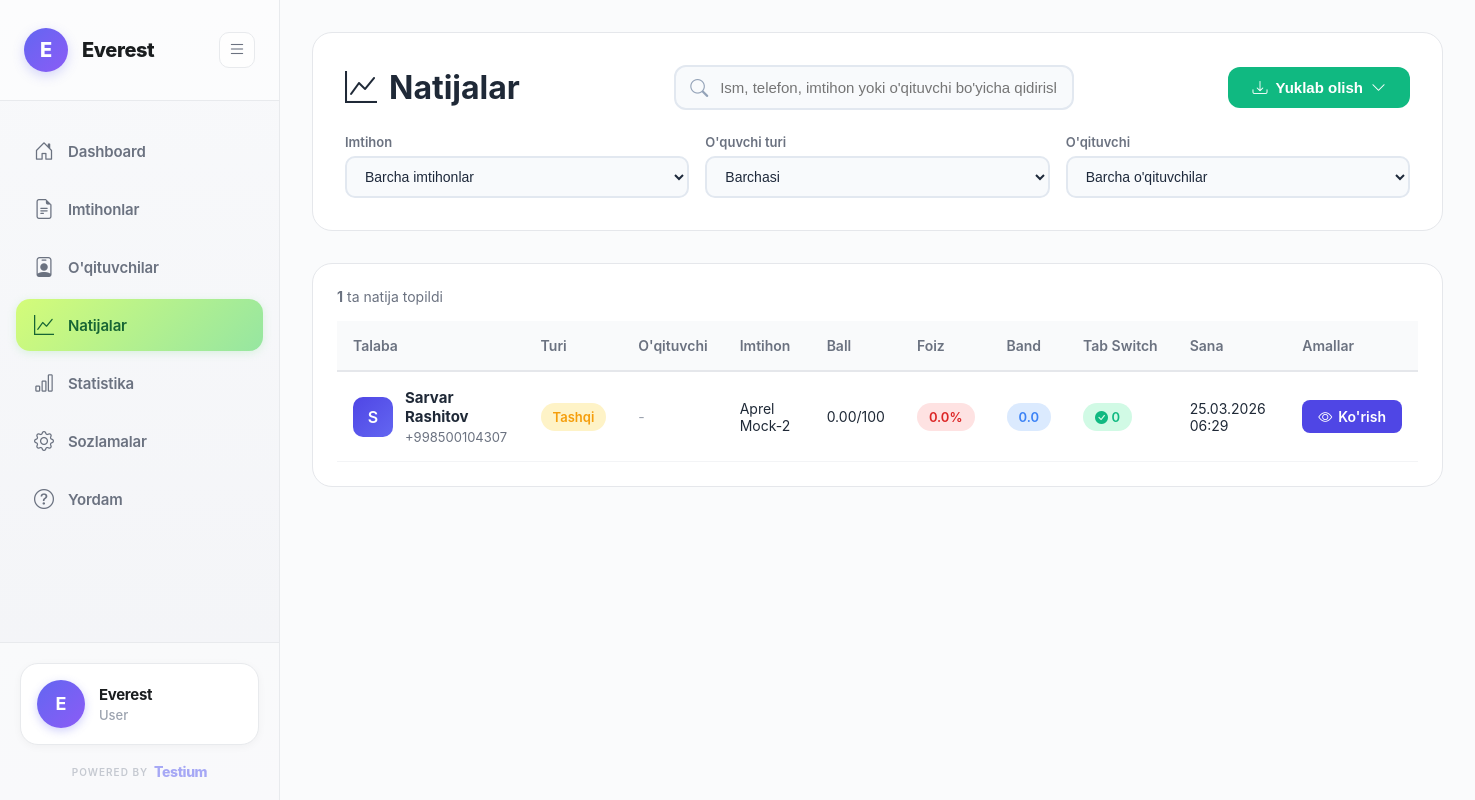
Page /results/ (signed in) on the committed database.
### organizations/models.py (models this page shows, shortened)
class Organization(AbstractUser):
    full_name = models.CharField(max_length=255, default='User')
    organization_name = models.CharField(max_length=255)
    email = models.EmailField(unique=True)
    phone = models.CharField(max_length=20, unique=True)
    created_at = models.DateTimeField(auto_now_add=True)
    updated_at = models.DateTimeField(auto_now=True)
    USERNAME_FIELD = 'email'
    REQUIRED_FIELDS = ['username', 'full_name', 'organization_name']
    class Meta:
        db_table = 'organizations'
        verbose_name = 'Organization'
        verbose_name_plural = 'Organizations'

### results/models.py (models this page shows, shortened)
class Result(models.Model):
    student = models.ForeignKey(Student, on_delete=models.CASCADE, related_name='results')
    exam = models.ForeignKey(Exam, on_delete=models.CASCADE, related_name='results')
    exam_link = models.ForeignKey(ExamLink, on_delete=models.SET_NULL, null=True, related_name='results')
    score = models.DecimalField(max_digits=5, decimal_places=2)
    total_points = models.IntegerField()
    percentage = models.DecimalField(max_digits=5, decimal_places=2)
    answers = models.JSONField(default=dict, help_text='JSON format: {"question_id": "answer"}')
    time_taken = models.IntegerField(help_text='Time taken in seconds', null=True, blank=True)
    started_at = models.DateTimeField()
    completed_at = models.DateTimeField(auto_now_add=True)
    tab_switches = models.IntegerField(default=0, help_text='Number of times student switched tabs')
    class Meta:
        db_table = 'results'
        ordering = ['-completed_at']
        indexes = [
            models.Index(fields=['exam', '-completed_at']),
            models.Index(fields=['student', '-completed_at']),
        ]
    @property
    def band_score(self):
        if self.percentage >= 90:
            return 9.0
        elif self.percentage >= 80:
            return 8.0
        elif self.percentage >= 70:
            return 7.0
        elif self.percentage >= 60:
            return 6.0
        elif self.percentage >= 50:
            return 5.0
        elif self.percentage >= 40:
            return 4.0
        elif self.percentage >= 30:
            return 3.0
        elif self.percentage >= 20:
            return 2.0
        elif self.percentage >= 10:
            return 1.0
        return 0.0

### students/models.py (models this page shows, shortened)
class Student(models.Model):
    STUDENT_TYPE_CHOICES = [
        ('institution', 'Muassasa o\'quvchisi'),
        ('external', 'Tashqi o\'quvchi'),
    ]
    first_name = models.CharField(max_length=100)
    last_name = models.CharField(max_length=100)
    phone = models.CharField(max_length=20)
    telegram_username = models.CharField(max_length=100, blank=True)
    email = models.EmailField(blank=True)
    student_type = models.CharField(max_length=20, choices=STUDENT_TYPE_CHOICES, default='external')
    teacher = models.ForeignKey('organizations.Teacher', on_delete=models.SET_NULL, null=True, blank=True, related_name='students', verbose_name="O'qituvchi")
    created_at = models.DateTimeField(auto_now_add=True)
    class Meta:
        db_table = 'students'
        ordering = ['-created_at']
    @property
    def full_name(self):
        return f"{self.first_name} {self.last_name}"

### exams/models.py (models this page shows, shortened)
class Exam(models.Model):
    organization = models.ForeignKey(settings.AUTH_USER_MODEL, on_delete=models.CASCADE, related_name='exams')
    title = models.CharField(max_length=255)
    description = models.TextField(blank=True)
    duration = models.IntegerField(help_text='Duration in minutes')
    is_active = models.BooleanField(default=True)
    created_at = models.DateTimeField(auto_now_add=True)
    updated_at = models.DateTimeField(auto_now=True)
    class Meta:
        db_table = 'exams'
        ordering = ['-created_at']

### results/views_mvt.py (the view, shortened to what this page needs)
@login_required
def results_list_view(request):
    from django.core.paginator import Paginator
    from django.db.models import Q
    results = Result.objects.filter(exam__organization=request.user).select_related('student', 'exam', 'student__teacher')
    search_query = request.GET.get('search', '').strip()
    exam_id = request.GET.get('exam_id')
    if exam_id:
        results = results.filter(exam_id=exam_id)
    student_type = request.GET.get('student_type')
    if student_type:
        results = results.filter(student__student_type=student_type)
    teacher_id = request.GET.get('teacher_id')
    if teacher_id:
        results = results.filter(student__teacher_id=teacher_id)
    results = results.order_by('-completed_at')
    paginator = Paginator(results, 10)  # 10 results per page
    page_number = request.GET.get('page', 1)
    page_obj = paginator.get_page(page_number)
    from exams.models import Exam
    from organizations.models import Teacher
    exams = Exam.objects.filter(organization=request.user)
    teachers = Teacher.objects.filter(organization=request.user, is_active=True)
    context = {
        'results': page_obj,
        'page_obj': page_obj,
        'exams': exams,
        'teachers': teachers,
        'selected_exam_id': exam_id,
        'selected_student_type': student_type,
        'selected_teacher_id': teacher_id,
        'search_query': search_query,
        'total_results': paginator.count
    }
    return render(request, 'results/results_list.html', context)

### templates/results/results_list.html (shortened to what this page needs)
{% extends 'base.html' %}
{% block content %}
<div class="page-container">
    <div class="page-header">
        <div class="header-top">
            <h1 class="page-title">
                <i class="bi bi-graph-up"></i>
                Natijalar
            </h1>
            <div class="search-box">
                <input type="text"
                       class="search-input"
                       placeholder="Ism, telefon, imtihon yoki o'qituvchi bo'yicha qidirish..."
                       value="{{ search_query }}"
                       id="searchInput"
                       oninput="debounceSearch()">
            </div>
            <div class="export-dropdown" id="exportDropdown">
                <button class="btn-export" onclick="toggleExportMenu(event)">
                    <i class="bi bi-download"></i>
                    Yuklab olish
                    <i class="bi bi-chevron-down"></i>
                </button>
            </div>
        </div>
        <form method="get" id="filterForm">
            <div class="filters-row">
                <div class="filter-group">
                    <label class="filter-label">Imtihon</label>
                    <select name="exam_id" class="filter-select" onchange="document.getElementById('filterForm').submit()">
                        <option value="">Barcha imtihonlar</option>
                    </select>
                </div>
                <div class="filter-group">
                    <label class="filter-label">O'quvchi turi</label>
                    <select name="student_type" class="filter-select" onchange="document.getElementById('filterForm').submit()">
                        <option value="">Barchasi</option>
                    </select>
                </div>
                <div class="filter-group">
                    <label class="filter-label">O'qituvchi</label>
                    <select name="teacher_id" class="filter-select" onchange="document.getElementById('filterForm').submit()">
                        <option value="">Barcha o'qituvchilar</option>
                    </select>
                </div>
            </div>
        </form>
    </div>
    <div class="results-card">
        {% if results %}
        <div class="results-count">
            <strong>{{ total_results }}</strong> ta natija topildi
        </div>
        <div class="table-container">
            <table class="results-table">
                <thead>
                    <tr>
                        <th>Talaba</th>
                        <th>Turi</th>
                        <th>O'qituvchi</th>
                        <th>Imtihon</th>
                        <th>Ball</th>
                        <th>Foiz</th>
                        <th>Band</th>
                        <th>Tab Switch</th>
                        <th>Sana</th>
                        <th>Amallar</th>
                    </tr>
                </thead>
                <tbody>
                    {% for result in results %}
                    <tr>
                        <td>
                            <div class="student-info">
                                <div class="student-avatar">
                                    {{ result.student.full_name|first|upper }}
                                </div>
                                <div class="student-details">
                                    <strong>{{ result.student.full_name }}</strong>
                                    <small>{{ result.student.phone }}</small>
                                </div>
                            </div>
                        </td>
                        <td>
                            <span class="score-badge {% if result.student.student_type == 'institution' %}score-excellent{% else %}score-good{% endif %}">
                                {% if result.student.student_type == 'institution' %}Muassasa{% else %}Tashqi{% endif %}
                            </span>
                        </td>
                        <td>
                            {% if result.student.teacher %}
                                {{ result.student.teacher.full_name }}
                            {% else %}
                                <span style="color: #9ca3af;">-</span>
                            {% endif %}
                        </td>
                        <td>{{ result.exam.title }}</td>
                        <td>{{ result.score }}/{{ result.total_points }}</td>
                        <td>
                            <span class="score-badge {% if result.percentage >= 70 %}score-excellent{% elif result.percentage >= 50 %}score-good{% else %}score-poor{% endif %}">
                                {{ result.percentage|floatformat:1 }}%
                            </span>
                        </td>
                        <td>
                            <span class="band-badge">{{ result.band_score }}</span>
                        </td>
                        <td>
                            {% if result.tab_switches > 0 %}
                                <span class="score-badge score-poor">
                                    <i class="bi bi-exclamation-triangle-fill"></i> {{ result.tab_switches }}
                                </span>
                            {% else %}
                                <span class="score-badge score-excellent">
                                    <i class="bi bi-check-circle-fill"></i> 0
                                </span>
                            {% endif %}
                        </td>
                        <td>{{ result.completed_at|date:"d.m.Y H:i" }}</td>
                        <td>
                            <a href="{% url 'result_detail' result.pk %}" class="btn-view">
                                <i class="bi bi-eye"></i>
                                Ko'rish
                            </a>
                        </td>
                    </tr>
                    {% endfor %}
                </tbody>
            </table>
        </div>
        {% endif %}
    </div>
</div>
{% endblock %}

### templates/base.html (shortened to what this page needs)
<!DOCTYPE html>
<html lang="uz">
<head>
    <link href="https://cdn.jsdelivr.net/npm/bootstrap-icons@1.10.0/font/bootstrap-icons.css" rel="stylesheet">
    {% load static %}
</head>
<body>
    {% if user.is_authenticated %}
    <div class="dashboard-layout">
        <aside class="sidebar" id="sidebar">
            <div class="sidebar-header">
                <a href="{% url 'dashboard' %}" class="logo">
                    {% if user.settings.logo %}
                    <div class="logo-icon" style="background: none; padding: 0;">
                        <img src="{{ user.settings.logo.url }}" alt="{{ user.organization_name }}" style="width: 40px; height: 40px; object-fit: cover; border-radius: 50%;">
                    </div>
                    {% else %}
                    <div class="logo-icon">
                        {{ user.organization_name|first|upper }}
                    </div>
                    {% endif %}
                    <span class="logo-text">{{ user.organization_name }}</span>
                </a>
                <button class="toggle-btn" id="toggleSidebar">
                    <i class="bi bi-list"></i>
                </button>
            </div>
            <nav class="sidebar-menu">
                <a href="{% url 'dashboard' %}" class="menu-item {% if request.resolver_match.url_name == 'dashboard' %}active{% endif %}">
                    <i class="bi bi-house-door"></i>
                    <span>Dashboard</span>
                </a>
                <a href="{% url 'exam_list' %}" class="menu-item {% if 'exam' in request.path and 'result' not in request.path %}active{% endif %}">
                    <i class="bi bi-file-earmark-text"></i>
                    <span>Imtihonlar</span>
                </a>
                <a href="{% url 'teacher_list' %}" class="menu-item {% if 'teacher' in request.path %}active{% endif %}">
                    <i class="bi bi-person-badge"></i>
                    <span>O'qituvchilar</span>
                </a>
                <a href="{% url 'results_list' %}" class="menu-item {% if request.resolver_match.url_name == 'results_list' or request.resolver_match.url_name == 'result_detail' %}active{% endif %}">
                    <i class="bi bi-graph-up"></i>
                    <span>Natijalar</span>
                </a>
                <a href="{% url 'analytics' %}" class="menu-item {% if request.resolver_match.url_name == 'analytics' %}active{% endif %}">
                    <i class="bi bi-bar-chart"></i>
                    <span>Statistika</span>
                </a>
                <a href="{% url 'settings' %}" class="menu-item {% if 'settings' in request.path %}active{% endif %}">
                    <i class="bi bi-gear"></i>
                    <span>Sozlamalar</span>
                </a>
                <a href="{% url 'support' %}" class="menu-item {% if 'support' in request.path %}active{% endif %}">
                    <i class="bi bi-question-circle"></i>
                    <span>Yordam</span>
                </a>
            </nav>
            <div class="sidebar-footer">
                <a href="#" onclick="confirmLogout(event)" class="user-profile">
                    <div class="user-avatar">
                        {{ user.organization_name|first|upper }}
                    </div>
                    <div class="user-info">
                        <div class="user-name">{{ user.organization_name }}</div>
                        <div class="user-role">{{ user.full_name }}</div>
                    </div>
                </a>
                <div class="powered-by">
                    <a href="https://testium.uz" target="_blank" class="powered-link">
                        <span class="powered-label">POWERED BY</span>
                        <span class="powered-brand">Testium</span>
                    </a>
                </div>
            </div>
        </aside>
        <main class="main-content">
            {% block content %}{% endblock %}
        </main>
    </div>
    {% endif %}
</body>
</html>

### rows in the picture
Organization: organization_name|first "E", organization_name "Everest", full_name "User"
Result: student.full_name|first "S", student.full_name "Sarvar Rashitov", student.phone "+998500104307", shows "Tashqi", exam "Aprel Mock-2", score "0.00", total_points "100", percentage "0.0", band_score "0.0", tab_switches 0 (drawn), completed_at "25.03.2026 06:29"

### other values in the picture
{{ total_results }} "1"
